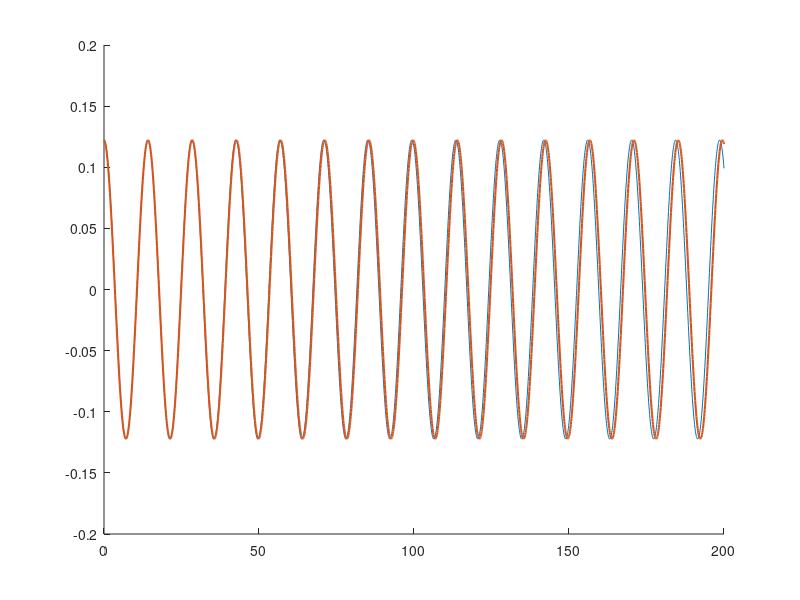

MATLAB code to generate this figure:
clearvars;
close all;

h = 0.1;
g = 9.81;
l = 50;

theta=7*pi/180;
t = 0:0.1:200;

a = zeros(1,length(t));
x1 = zeros(1,length(t));
x2 = x1;
x1(1) = 0;
x2(1) = theta;

for i = 1:length(t)
   a(i) = theta*cos(sqrt(g/l)*t(i)); 
end

for i = 2:length(t)
    x1(i) = x1(i-1) + h * x2(i-1);
    x2(i) = x2(i-1) - h * (g/l) * sin(x1(i));
end
hold on;
plot(t,a);
plot(t,x2,'LineWidth',1.5);
